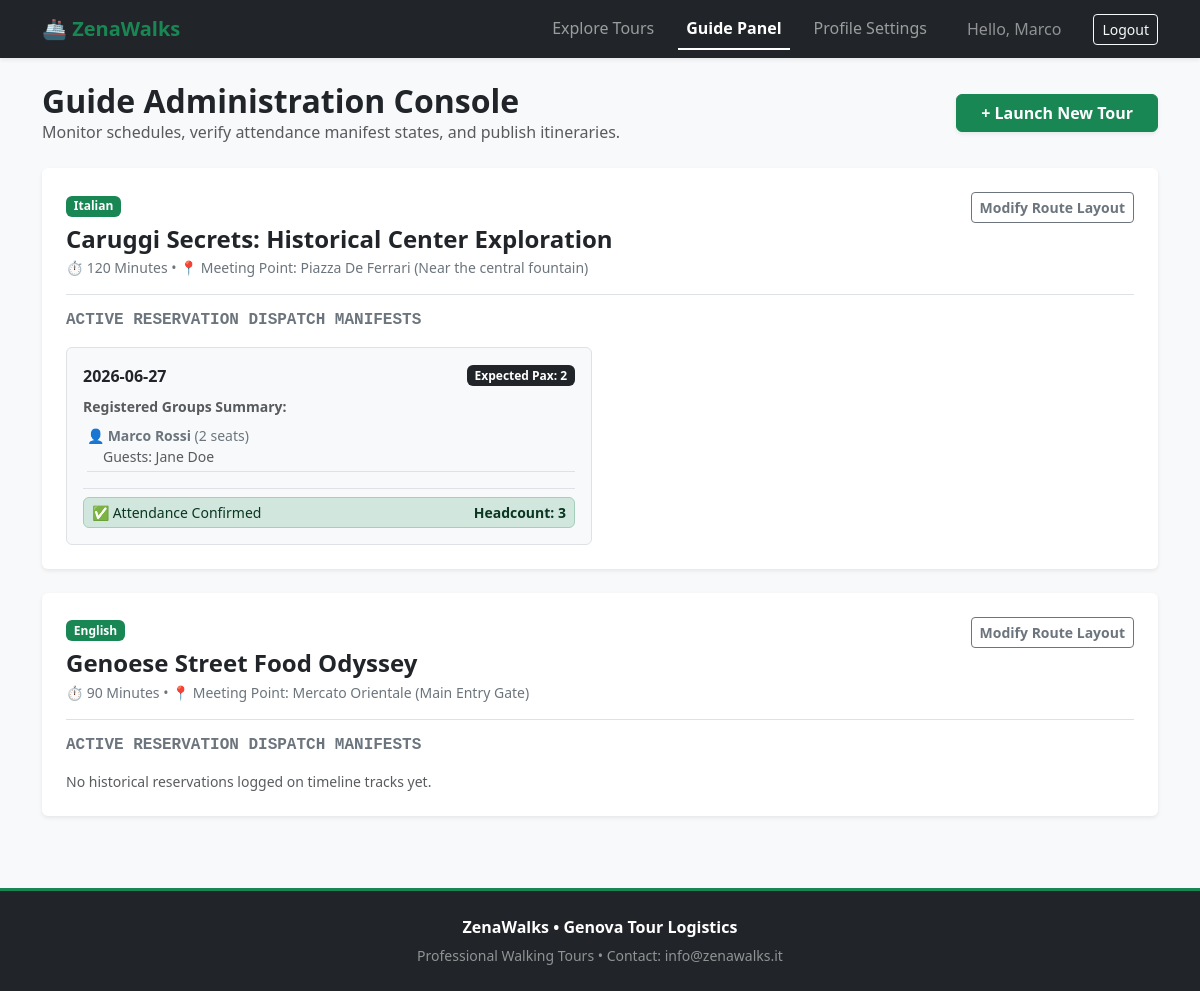
Page /guide/dashboard (signed in) on the committed database.
### tables this page shows
CREATE TABLE users (
    id INTEGER PRIMARY KEY AUTOINCREMENT,
    email TEXT NOT NULL UNIQUE,
    password_hash TEXT NOT NULL,
    first_name TEXT NOT NULL,
    last_name TEXT NOT NULL,
    role TEXT NOT NULL CHECK(role IN ('guide', 'participant')),
    languages TEXT -- Comma-separated strings for guides (e.g., "Italian,English")
);

CREATE TABLE tours (
    id INTEGER PRIMARY KEY AUTOINCREMENT,
    guide_id INTEGER NOT NULL,
    title TEXT NOT NULL,
    meeting_point TEXT NOT NULL,
    duration INTEGER NOT NULL, -- Stored explicitly in minutes
    language TEXT NOT NULL CHECK(language IN ('Italian', 'English', 'Spanish', 'Portuguese', 'German')),
    max_participants INTEGER NOT NULL,
    description TEXT NOT NULL,
    FOREIGN KEY (guide_id) REFERENCES users(id) ON DELETE CASCADE
);

CREATE TABLE tour_reports (
    id INTEGER PRIMARY KEY AUTOINCREMENT,
    tour_id INTEGER NOT NULL,
    tour_date TEXT NOT NULL,
    actual_count INTEGER NOT NULL,
    report_image TEXT NOT NULL,
    UNIQUE(tour_id, tour_date),
    FOREIGN KEY (tour_id) REFERENCES tours(id) ON DELETE CASCADE
);

### routes/guides.py (the view)
@guides_bp.route('/dashboard')
@login_required
def dashboard():
    if not current_user.is_guide:
        return "Access Forbidden", 403
    tours = get_tours_by_guide(current_user.id)
    for t in tours:
        t['metrics'] = get_guide_tour_metrics(t['id'])
    return render_template('guides/dashboard.html', tours=tours)

### dao/db.py (called while the page is built)
def get_db_connection():
    db_path = 'database.db'
    conn = sqlite3.connect(db_path)
    conn.execute("PRAGMA foreign_keys = ON;")
    conn.row_factory = sqlite3.Row
    return conn

### dao/tours_dao.py (called while the page is built)
def get_tours_by_guide(guide_id):
    conn = get_db_connection()
    rows = conn.execute("SELECT * FROM tours WHERE guide_id = ?", (guide_id,)).fetchall()
    tours_list = [dict(r) for r in rows]
    conn.close()
    return tours_list

### dao/users_dao.py (called while the page is built)
def get_user_by_id(user_id):
    conn = get_db_connection()
    row = conn.execute("SELECT * FROM users WHERE id = ?", (user_id,)).fetchone()
    conn.close()
    if not row:
        return None
    langs = row['languages'].split(',') if row['languages'] else []
    return User(row['id'], row['email'], row['first_name'], row['last_name'], row['role'], langs)

### models.py (called while the page is built)
    @property
    def is_guide(self):
        return self.role == 'guide'

### templates/guides/dashboard.html (shortened to what this page needs)
{% extends 'base.html' %}
{% block Guide_Panel %}
    active
{% endblock Guide_Panel %}
{% block content %}
<div class="d-flex justify-content-between align-items-center mb-4">
    <div>
        <h2 class="fw-bold text-dark mb-0">Guide Administration Console</h2>
        <p class="text-muted mb-0">Monitor schedules, verify attendance manifest states, and publish itineraries.</p>
    </div>
    <a href="{{ url_for('guides.create_new_tour') }}" class="btn btn-success fw-bold px-4 shadow-sm">+ Launch New Tour</a>
</div>
<div class="row">
    <div class="col-12">
        {% if tours %}
            {% for tour in tours %}
                <div class="card border-0 shadow-sm mb-4 p-4 bg-white rounded">
                    <div class="d-flex justify-content-between align-items-start border-bottom pb-3 mb-3">
                        <div>
                            <span class="badge bg-success mb-2">{{ tour.language }}</span>
                            <h4 class="fw-bold text-dark mb-1">{{ tour.title }}</h4>
                            <p class="text-secondary small mb-0">⏱ {{ tour.duration }} Minutes &bull; 📍 Meeting Point: {{ tour.meeting_point }}</p>
                        </div>
                        <a href="{{ url_for('guides.edit_tour', tour_id=tour.id) }}" class="btn btn-outline-secondary btn-sm fw-bold">Modify Route Layout</a>
                    </div>
                    <h5 class="h6 fw-bold font-monospace text-secondary mb-3">ACTIVE RESERVATION DISPATCH MANIFESTS</h5>
                    {% if tour.metrics %}
                        <div class="row row-cols-1 row-cols-md-2 g-3">
                            {% for run in tour.metrics %}
                                <div class="col">
                                    <div class="card bg-light border p-3 h-100 position-relative">
                                        <div class="d-flex justify-content-between align-items-center mb-2">
                                            <span class="fw-bold text-dark">{{ run.date }}</span>
                                            <span class="badge bg-dark">Expected Pax: {{ run.total_expected }}</span>
                                        </div>
                                        <div class="mb-3">
                                            <p class="small text-muted fw-bold mb-1">Registered Groups Summary:</p>
                                            <ul class="list-unstyled small text-secondary ps-1 mb-0">
                                                {% for b in run.manifest %}
                                                    <li class="border-bottom py-1">
                                                        👤 <strong>{{ b.lead_name }}</strong> ({{ b.count }} seats)<br>
                                                        {% if b.guests %}
                                                            <span class="text-muted text-xs ms-3">Guests: {{ b.guests|join(', ') }}</span>
                                                        {% endif %}
                                                    </li>
                                                {% endfor %}
                                            </ul>
                                        </div>
                                        <div class="mt-auto border-top pt-2">
                                            {% if run.is_reported %}
                                                <div class="alert alert-success py-1 px-2 small mb-0 d-flex justify-content-between align-items-center">
                                                    <span>✅ Attendance Confirmed</span>
                                                    <strong>Headcount: {{ run.report_data.actual_count }}</strong>
                                                </div>
                                            {% elif run.eligible_for_report %}
                                                <a href="{{ url_for('guides.report_tour', tour_id=tour.id, date_str=run.date) }}" class="btn btn-danger btn-sm w-100 fw-bold">Submit Audit Report</a>
                                            {% else %}
                                                <span class="text-muted small italic">Awaiting completion on scheduled execution date.</span>
                                            {% endif %}
                                        </div>
                                    </div>
                                </div>
                            {% endfor %}
                        </div>
                    {% else %}
                        <p class="text-muted small italic mb-0">No historical reservations logged on timeline tracks yet.</p>
                    {% endif %}
                </div>
            {% endfor %}
        {% endif %}
    </div>
</div>
{% endblock %}

### templates/base.html (shortened to what this page needs)
<!DOCTYPE html>
<html lang="en">
<head>
    <link href="https://cdn.jsdelivr.net/npm/bootstrap@5.3.0/dist/css/bootstrap.min.css" rel="stylesheet">
    <link rel="stylesheet" href="{{ url_for('static', filename='css/style.css') }}">
</head>
<body class="bg-light d-flex flex-column min-vh-100">
    <nav class="navbar navbar-expand-lg navbar-dark bg-dark shadow-sm">
        <div class="container">
            <a class="navbar-brand fw-bold text-success" href="{{ url_for('main.index') }}">🚢 ZenaWalks</a>
            <div class="collapse navbar-collapse" id="mainNav">
                <ul class="navbar-nav ms-auto align-items-center nav-underline">
                    <li class="nav-item"><a class="nav-link {%block explore_tours %}{% endblock %}" href="{{ url_for('main.index') }}">Explore Tours</a></li>
                    {% if current_user.is_authenticated %}
                        {% if current_user.is_guide %}
                            <li class="nav-item"><a class="nav-link fw-semibold {%block Guide_Panel %}{% endblock %}" href="{{ url_for('guides.dashboard') }}">Guide Panel</a></li>
                            <li class="nav-item"><a class="nav-link me-2 {%block Guide_Profile %}{% endblock %}" href="{{ url_for('guides.profile') }}">Profile Settings</a></li>
                        {% endif %}
                        <li class="nav-item ms-2">
                            <span class="navbar-text me-3 text-white-50">Hello, {{ current_user.first_name }}</span>
                        </li>
                        <li class="nav-item"><a class="btn btn-outline-light btn-sm" href="{{ url_for('auth.logout') }}">Logout</a></li>
                    {% endif %}
                </ul>
            </div>
        </div>
    </nav>
    <main class="container mt-4 flex-grow-1">
        {% block content %}{% endblock %}
    </main>
    <footer class="bg-dark text-white-50 text-center py-4 mt-5 border-top border-success border-3 {% block footer %}{% endblock footer %}">
        <div class="container">
            <p class="mb-1 fw-bold text-white">ZenaWalks &bull; Genova Tour Logistics</p>
            <small>Professional Walking Tours &bull; Contact: info@zenawalks.it</small>
        </div>
    </footer>
</body>
</html>

### rows in the picture
users: first_name "Marco", lead_name "Marco Rossi", count "2", guests "Jane Doe"
tours: language "Italian", title "Caruggi Secrets: Historical Center Exploration", duration "120", meeting_point "Piazza De Ferrari (Near the central fountain)", date "2026-06-27", total_expected "2"
tour_reports: report_data.actual_count "3"
tours: language "English", title "Genoese Street Food Odyssey", duration "90", meeting_point "Mercato Orientale (Main Entry Gate)", shows "No historical reservations logged on timeline tracks yet."
